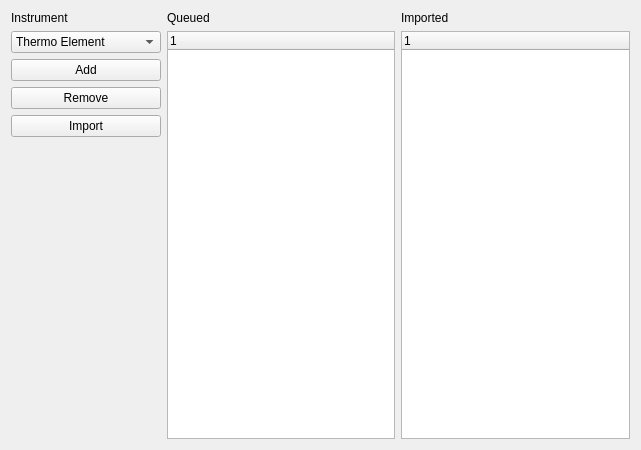
<?xml version="1.0" encoding="UTF-8"?>
<ui version="4.0">
 <class>Form</class>
 <widget class="QWidget" name="Form">
  <property name="geometry">
   <rect>
    <x>0</x>
    <y>0</y>
    <width>641</width>
    <height>450</height>
   </rect>
  </property>
  <property name="minimumSize">
   <size>
    <width>150</width>
    <height>0</height>
   </size>
  </property>
  <property name="windowTitle">
   <string>Form</string>
  </property>
  <layout class="QHBoxLayout" name="horizontalLayout">
   <item>
    <layout class="QVBoxLayout" name="verticalLayout_3">
     <item>
      <widget class="QLabel" name="label">
       <property name="text">
        <string>Instrument</string>
       </property>
      </widget>
     </item>
     <item>
      <widget class="QComboBox" name="instrumentType">
       <property name="minimumSize">
        <size>
         <width>150</width>
         <height>0</height>
        </size>
       </property>
       <item>
        <property name="text">
         <string>Thermo Element</string>
        </property>
       </item>
      </widget>
     </item>
     <item>
      <widget class="QPushButton" name="addFilesBtn">
       <property name="text">
        <string>Add</string>
       </property>
      </widget>
     </item>
     <item>
      <widget class="QPushButton" name="removeFilesBtn">
       <property name="text">
        <string>Remove</string>
       </property>
      </widget>
     </item>
     <item>
      <widget class="QPushButton" name="importBtn">
       <property name="text">
        <string>Import</string>
       </property>
      </widget>
     </item>
     <item>
      <spacer name="verticalSpacer">
       <property name="orientation">
        <enum>Qt::Vertical</enum>
       </property>
       <property name="sizeHint" stdset="0">
        <size>
         <width>20</width>
         <height>40</height>
        </size>
       </property>
      </spacer>
     </item>
    </layout>
   </item>
   <item>
    <layout class="QVBoxLayout" name="verticalLayout">
     <item>
      <widget class="QLabel" name="queueLabel">
       <property name="text">
        <string>Queued</string>
       </property>
      </widget>
     </item>
     <item>
      <widget class="QTreeWidget" name="treeWidget">
       <column>
        <property name="text">
         <string notr="true">1</string>
        </property>
       </column>
      </widget>
     </item>
    </layout>
   </item>
   <item>
    <layout class="QVBoxLayout" name="verticalLayout_2">
     <item>
      <widget class="QLabel" name="importLabel">
       <property name="text">
        <string>Imported</string>
       </property>
      </widget>
     </item>
     <item>
      <widget class="QTreeWidget" name="importedTree">
       <column>
        <property name="text">
         <string notr="true">1</string>
        </property>
       </column>
      </widget>
     </item>
    </layout>
   </item>
  </layout>
  <zorder></zorder>
 </widget>
 <resources/>
 <connections>
  <connection>
   <sender>addFilesBtn</sender>
   <signal>clicked()</signal>
   <receiver>importLabel</receiver>
   <slot>clear()</slot>
   <hints>
    <hint type="sourcelabel">
     <x>89</x>
     <y>82</y>
    </hint>
    <hint type="destinationlabel">
     <x>518</x>
     <y>20</y>
    </hint>
   </hints>
  </connection>
  <connection>
   <sender>removeFilesBtn</sender>
   <signal>clicked()</signal>
   <receiver>instrumentType</receiver>
   <slot>setFocus()</slot>
   <hints>
    <hint type="sourcelabel">
     <x>89</x>
     <y>116</y>
    </hint>
    <hint type="destinationlabel">
     <x>89</x>
     <y>47</y>
    </hint>
   </hints>
  </connection>
  <connection>
   <sender>importBtn</sender>
   <signal>clicked()</signal>
   <receiver>importLabel</receiver>
   <slot>hide()</slot>
   <hints>
    <hint type="sourcelabel">
     <x>89</x>
     <y>150</y>
    </hint>
    <hint type="destinationlabel">
     <x>518</x>
     <y>20</y>
    </hint>
   </hints>
  </connection>
 </connections>
</ui>
